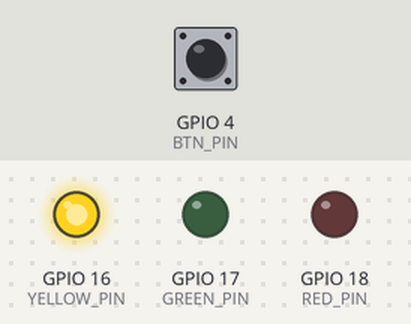
Bench run of a program on a simulated ESP32-S3. Parts: output pins drawn as LEDs (lit = HIGH). Dashed ring = blinking. The inputs (shaded band) are chosen by the test bench; at power-on: GPIO 4 (BTN_PIN) LOW. What the program prints to the serial monitor is not drawn.

Above: at 2.7 s.
2.8 s: GPIO 4 (BTN_PIN) pulled HIGH for 0.15 s
At 4.0 s:
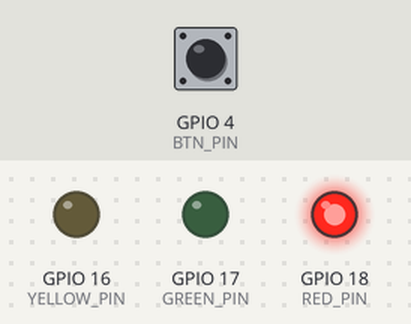
4.4 s: GPIO 4 (BTN_PIN) pulled HIGH for 1 s
At 6.3 s:
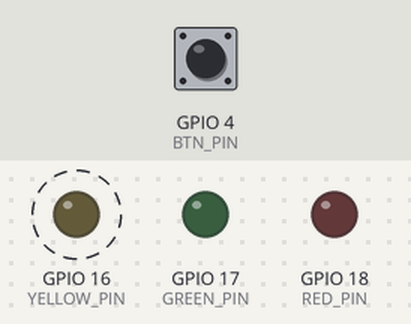
Timing chart, 0 to 14.4 s (numbered marks = the images above; inputs shaded):
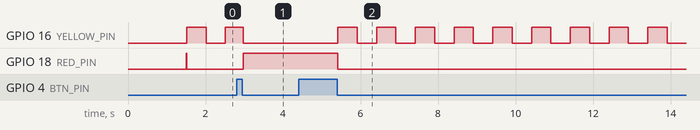

The program:

main.cpp
```cpp
// ═══════════════════════════════════════════════════════════════════════════
// Міні-проєкт 2 · світлофор за ПДР (базовий рівень, без індикаторів)
// Плата: YD-ESP32-S3 (ESP32-S3-WROOM-1-N16R8) · PlatformIO · Arduino framework
//
// Цикл: зелений → зелений миготливий → жовтий → червоний → червоний + жовтий → зелений.
// Кнопка: увімк/вимк режим «жовтий миготливий». Вихід із нього — завжди з червоного.
//
// Три частини, як радив викладач: ініціалізація · логіка станів · відображення.
// Лише логіка міняє стан і лише render() пише в GPIO.
//
// Залізо: map.svg
// ═══════════════════════════════════════════════════════════════════════════
#include <Arduino.h>

namespace {
    // ── 1. Конфігурація ──────────────────────────────────────────────────────────
    struct Config {
        static constexpr uint8_t RED_PIN = 18;
        static constexpr uint8_t GREEN_PIN = 17; // на макетці зліва направо: червоний, зелений, жовтий
        static constexpr uint8_t YELLOW_PIN = 16;
        static constexpr uint8_t BTN_PIN = 4; // зовнішня підтяжка 10 кОм, RC

        static constexpr uint32_t GREEN_MS = 10000;
        static constexpr uint32_t GREEN_BLINK_MS = 3000;
        static constexpr uint32_t YELLOW_MS = 3000;
        static constexpr uint32_t RED_MS = 10000;
        static constexpr uint32_t RED_YELLOW_MS = 2000;
        static constexpr uint32_t BLINK_HALF_MS = 500; // 1 Гц: 500 мс горить, 500 мс ні

        static constexpr uint32_t POLL_MS = 5; // кнопка: спосіб 4 з домашки 2.4
        static constexpr uint8_t STABLE_READS = 4; // 4 × 5 мс = 20 мс однакового рівня
    };

    enum class Phase : uint8_t { Green, GreenBlink, Yellow, Red, RedYellow, YellowBlink };

    // Що означає кожен стан: назва, скільки триває, який наступний
    struct PhaseInfo {
        const char *name;
        uint32_t durationMs; // 0 = без обмеження часу
        Phase next;
    };

    PhaseInfo infoOf(const Phase p) {
        switch (p) {
            case Phase::Green:
                return {
                    .name = "зелений", .durationMs = Config::GREEN_MS, .next = Phase::GreenBlink
                };
            case Phase::GreenBlink:
                return {
                    .name = "зелений миготливий", .durationMs = Config::GREEN_BLINK_MS, .next = Phase::Yellow
                };
            case Phase::Yellow:
                return {
                    .name = "жовтий", .durationMs = Config::YELLOW_MS, .next = Phase::Red
                };
            case Phase::Red:
                return {
                    .name = "червоний", .durationMs = Config::RED_MS, .next = Phase::RedYellow
                };
            case Phase::RedYellow:
                return {
                    .name = "червоний + жовтий", .durationMs = Config::RED_YELLOW_MS, .next = Phase::Green
                };
            case Phase::YellowBlink:
                return {
                    .name = "жовтий миготливий", .durationMs = 0, .next = Phase::YellowBlink
                };
        }

        return {
            .name = "?", .durationMs = 0, .next = Phase::Red
        };
    }

    // ── 2. Логіка станів ─────────────────────────────────────────────────────────
    auto phase = Phase::Red;
    uint32_t phaseStart = 0;

    void enter(const Phase p, const uint32_t now) {
        phase = p;
        phaseStart = now;

        const PhaseInfo info = infoOf(p);
        Serial.printf("[%7lu мс] %s", static_cast<unsigned long>(now), info.name);
        if (info.durationMs > 0)
            Serial.printf(" · %lu с", static_cast<unsigned long>(info.durationMs / 1000));
        Serial.println();
    }

    void updatePhase(const uint32_t now) {
        const PhaseInfo info = infoOf(phase);
        if (info.durationMs > 0 && now - phaseStart >= info.durationMs)
            enter(info.next, now);
    }

    // Кнопка: новий рівень приймаємо, лише коли він тримається 20 мс
    bool buttonPressed(const uint32_t now) {
        static uint32_t lastPoll = 0;
        static uint8_t same = 0;
        static bool stable = HIGH;

        if (now - lastPoll < Config::POLL_MS)
            return false;
        lastPoll = now;

        const bool level = digitalRead(Config::BTN_PIN);
        same = (level == stable) ? 0 : same + 1;
        if (same < Config::STABLE_READS)
            return false;

        stable = level;
        same = 0;

        return stable == LOW; // подія лише на натисканні, не на відпусканні
    }

    // ── 3. Відображення: єдине місце, що пише в GPIO ─────────────────────────────
    void render(const uint32_t now) {
        const bool blinkOn = ((now - phaseStart) / Config::BLINK_HALF_MS) % 2 == 0;

        bool red = false, yellow = false, green = false;
        switch (phase) {
            case Phase::Green: green = true;
                break;
            case Phase::GreenBlink: green = blinkOn;
                break;
            case Phase::Yellow: yellow = true;
                break;
            case Phase::Red: red = true;
                break;
            case Phase::RedYellow: red = yellow = true;
                break;
            case Phase::YellowBlink: yellow = blinkOn;
                break;
        }

        digitalWrite(Config::RED_PIN, red ? HIGH : LOW);
        digitalWrite(Config::YELLOW_PIN, yellow ? HIGH : LOW);
        digitalWrite(Config::GREEN_PIN, green ? HIGH : LOW);
    }
} // namespace

// ── 4. Ініціалізація ─────────────────────────────────────────────────────────
void setup() {
    Serial.begin(115200);
    delay(1500); // час на підключення монітора (рідний USB)

    pinMode(Config::RED_PIN, OUTPUT);
    pinMode(Config::YELLOW_PIN, OUTPUT);
    pinMode(Config::GREEN_PIN, OUTPUT);
    pinMode(Config::BTN_PIN, INPUT);

    enter(Phase::Red, millis());
}

void loop() {
    const uint32_t now = millis();

    if (buttonPressed(now))
        enter(phase == Phase::YellowBlink ? Phase::Red : Phase::YellowBlink, now);

    updatePhase(now);
    render(now);
}
```

Measured:
- after the input at 2.8 s, GPIO 18 (RED_PIN): LOW → HIGH after 0.17 s
- after the input at 4.4 s, GPIO 18 (RED_PIN): HIGH → LOW after 1.0 s
- by itself, GPIO 16 (YELLOW_PIN): alternates HIGH for 0.50 s and LOW for 0.50 s
